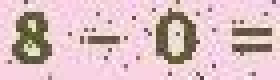
#> input picture pil_verify/1.jpg, 70 x 20 px (shown 4 times larger)
$ python picture_verify3.py   (Python 2 division)
#> lines starting #> are read from the running program, lines starting #| are printed output that depends on the picture
#!/usr/bin/env python
# -*- coding: utf-8 -*-
# @Date    : 2017/1/16 18:34

# 验证码识别，此程序只能识别数据验证码
import sys
reload(sys)
sys.setdefaultencoding('utf-8')
from PIL import Image, ImageEnhance, ImageFilter
from pytesser import *

# 二值化
threshold = 140
table = []
for i in range(256):
    if i < threshold:
        table.append(0)
    else:
        table.append(1)

# 由于都是数字
# 对于识别成字母的 采用该表进行修正
rep = {'O': '0', 'Q': '0',
       'I': '1', 'L': '1',
       'Z': '2',
       'S': '8'
       };


def getverify1(name):
    # 打开图片
#> called with name = '1.jpg'
    im = Image.open(name)
#> im is the input picture: PIL image 70x20 RGB; mean R, G, B 218.4, 190.3, 194
    # 转化到灰度图
    imgry = im.convert('L')
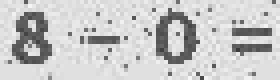
#> imgry: PIL image 70x20 L (shown 4 times larger); min 59, max 246, mean 199.2
    # 保存图像
    imgry.save('g' + name)
    # 二值化，采用阈值分割法，threshold为分割点
    out = imgry.point(table, '1')
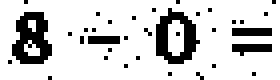
#> out: PIL image 70x20 1 (shown 4 times larger); 81.9% white; black in thin lines or dots
    out.save('b' + name)
    # 识别
#> (the run stopped early here; a loop or call above may not have finished)
